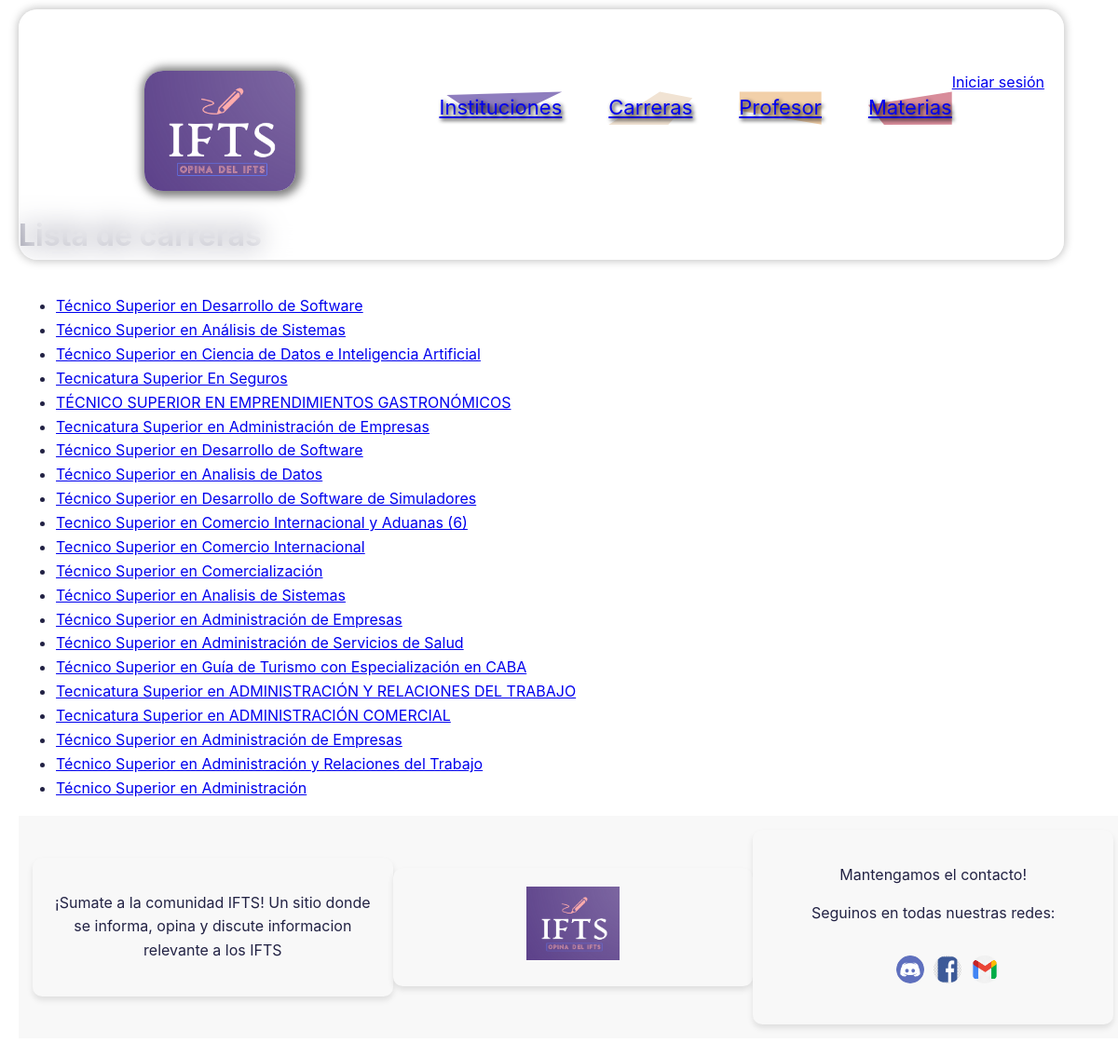
The app's page /carrera/lista/ with its own data.
### apps/carrera/models.py (models this page shows, shortened)
class Carrera(models.Model):
    titulo = models.CharField(default="Técnico Superior", max_length=150, blank=True, null=True)
    duracion = models.PositiveIntegerField(default=None)
    fk_id_institucion = models.ForeignKey('institucion.Institucion', on_delete=models.CASCADE, related_name='carreras_institucion', default=None)
    img_perfil = models.ImageField(upload_to='perfiles/carrera_uploads/', default='perfiles/Carreras/Carreras-Perfil.jpeg' , blank=True, null=True)

### apps/carrera/views.py (the view)
# urls.py: path("lista/", CarreraListView.as_view(), name="lista_carreras"),
class CarreraListView(ListView):
    model = Carrera
    template_name = "lista_carrera.html"
    context_object_name = "carreras"

### apps/carrera/templates/lista_carrera.html (shortened to what this page needs)
{% extends "template_base.html" %}
{% block content %}
<h1>Lista de carreras</h1>
<ul>
    {% for carrera in carreras %}
        <li><a href="{% url 'detalle_carrera' pk=carrera.pk %}">{{ carrera.titulo }}</a></li>
    {% endfor %}
</ul>
{% endblock %}

### static/css/template_base.css (style rules this page uses)
body { font: 1em/1.618 Inter, sans-serif; display: flex; flex-direction: column; justify-content: center; min-height: 100vh; padding: 20px; margin: 0; color: #224; background: url("../imagenes/Portada/backgroundWeb.png") center/cover; background-repeat: no-repeat; background-attachment: fixed; }

### records on screen
Carrera: titulo "Técnico Superior en Desarrollo de Software"
Carrera: titulo "Técnico Superior en Análisis de Sistemas"
Carrera: titulo "Técnico Superior en Ciencia de Datos e Inteligencia Artificial"
Carrera: titulo "Tecnicatura Superior En Seguros"
Carrera: titulo "TÉCNICO SUPERIOR EN EMPRENDIMIENTOS GASTRONÓMICOS"
Carrera: titulo "Tecnicatura Superior en Administración de Empresas"
Carrera: titulo "Técnico Superior en Desarrollo de Software"
Carrera: titulo "Técnico Superior en Analisis de Datos"
Carrera: titulo "Técnico Superior en Desarrollo de Software de Simuladores"
Carrera: titulo "Tecnico Superior en Comercio Internacional y Aduanas (6)"
Carrera: titulo "Tecnico Superior en Comercio Internacional"
Carrera: titulo "Técnico Superior en Comercialización"
Carrera: titulo "Técnico Superior en Analisis de Sistemas"
Carrera: titulo "Técnico Superior en Administración de Empresas"
Carrera: titulo "Técnico Superior en Administración de Servicios de Salud"
Carrera: titulo "Técnico Superior en Guía de Turismo con Especialización en CABA"
Carrera: titulo "Tecnicatura Superior en ADMINISTRACIÓN Y RELACIONES DEL TRABAJO"
Carrera: titulo "Tecnicatura Superior en ADMINISTRACIÓN COMERCIAL"
Carrera: titulo "Técnico Superior en Administración de Empresas"
Carrera: titulo "Técnico Superior en Administración y Relaciones del Trabajo"
Carrera: titulo "Técnico Superior en Administración"
